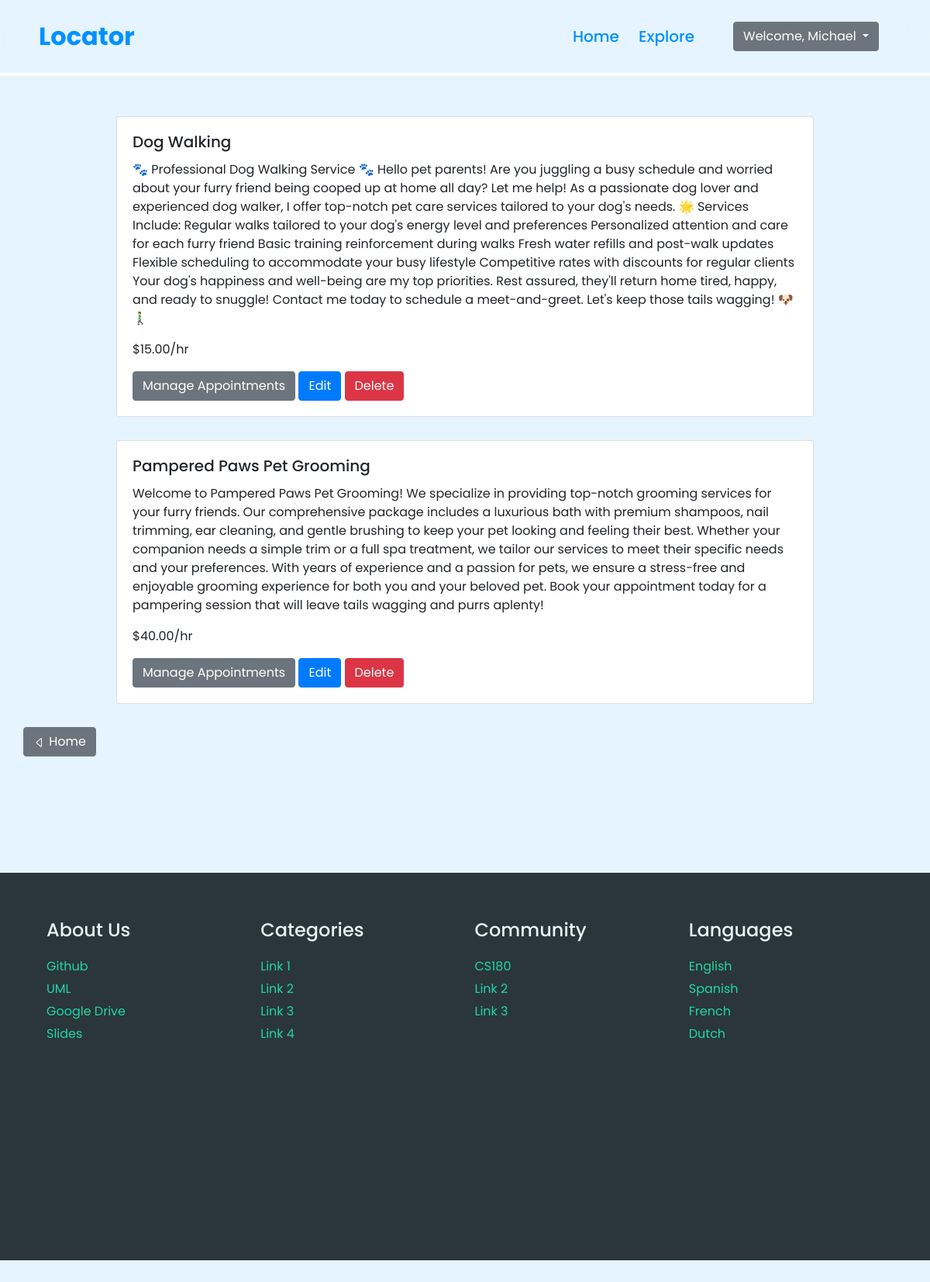
Page /services/ (signed in) on the committed database.
### posting_service/models.py (models this page shows)
class Service(models.Model):
  ServiceID = models.CharField(max_length=8, default=generate_unique_code, unique=True)
  freelancer = models.ForeignKey(User, on_delete=models.CASCADE, null=True, blank=True)
  serviceName = models.CharField(max_length=250)
  description = models.TextField()
  price = models.DecimalField(max_digits=10, decimal_places=2)
  credentials = models.FileField(upload_to='documents/', null=True, blank=True)
  category = models.CharField(max_length=40, choices=[('EDUCATION', 'Education'), ('PERSONAL CARE AND GROOMING', 'Personal Care and Grooming'), ('CLEANING AND JANITORIAL', 'Cleaning and Janitorial'), ('CONSTRUCTION AND RENOVATION', 'Construction and Renovation'), ('LANDSCAPING AND GARDENING', 'Landscaping and Gardening'), ('CHILD AND PET CARE', 'Child and Pet Care'), ('TECHNOLOGY AND CREATIVE ARTS', 'Technology and Creative Arts'), ('OTHER', 'Other')], null=True, blank=True)
  created_at = models.DateTimeField(auto_now_add=True)

### posting_service/views.py (the view)
# urls.py: path('services/', ManageServicesView, name="manage_services"),
@login_required
def ManageServicesView(request):
    services = Service.objects.filter(freelancer=request.user).order_by('created_at')
    return render(request, 'manage_services.html', {'services': services})

### posting_service/templates/manage_services.html (shortened to what this page needs)
{% extends "base.html" %}
{% load static %}
{% block content %}
  {% if services %}
      {% for service in services %}
        <div class="card w-75" style="margin-left: 50%; transform: translate(-50%);">
          <div class="card-body">
            <h5 class="card-title">{{ service.serviceName }}</h5>
            <p class="card-text">{{ service.description }}</p>
            <p class="card-text">${{ service.price }}/hr</p>
            <div>
                <a href="{% url 'posting_service:service_appointments' service.ServiceID %}" class="btn btn-secondary">Manage Appointments</a>
                <a href="{% url 'posting_service:edit_service' service.ServiceID %}" class="btn btn-primary">Edit</a>
                <button type="button" class="btn btn-danger delete-now" data-toggle="modal" data-target="#staticBackdrop" data-service-name="{{ service.serviceName }}" data-service-id="{{ service.ServiceID }}">Delete</button>
            </div>
          </div>
        </div>
      {% endfor %}
  {% else %}
    <div class="alert alert-info" role="alert" style="width: 75%; margin-left: 50%; transform: translate(-50%);">
      There are no services available. Click <a href="{% url 'posting_service:create-service' %}">here</a> to create a service posting.
    </div>
  {% endif %}
  <a type="button" class="btn btn-secondary" href="{% url 'home' %}" style="margin-left: 30px;">
    <svg xmlns="http://www.w3.org/2000/svg" width="16" height="16" fill="currentColor" class="bi bi-caret-left" viewBox="0 0 16 16">
    <path d="M10 12.796V3.204L4.519 8zm-.659.753-5.48-4.796a1 1 0 0 1 0-1.506l5.48-4.796A1 1 0 0 1 11 3.204v9.592a1 1 0 0 1-1.659.753"></path></svg>
    Home
  </a>
{% endblock content %}

### frontend/templates/base.html (shortened to what this page needs)
{% load static %}
<html lang="en">
    <head>
        <link rel="stylesheet" href="https://cdnjs.cloudflare.com/ajax/libs/font-awesome/5.15.1/css/all.min.css">
        <link href="https://cdnjs.cloudflare.com/ajax/libs/font-awesome/4.7.0/css/font-awesome.min.css" rel="stylesheet">
        <link rel="stylesheet" href="https://cdn.jsdelivr.net/npm/bootstrap@4.6.2/dist/css/bootstrap.min.css">
        <link rel="stylesheet" href="{% static 'css/home.css' %}">
        <link rel="stylesheet" href="{% static 'css/proposal.css' %}">
        <link rel="stylesheet" href="{% static 'css/categories.css' %}">
        <link rel="stylesheet" href="{% static 'css/explore.css' %}">
        <link rel="stylesheet" href="{% static 'css/review.css' %}">
        <link rel="stylesheet" href="{% static 'css/appointment.css' %}">
    </head>
    <body>
        <header class="header">
            <a href="{% url 'home' %}" class="logo" id="header-item">Locator</a>
            <nav class="navbar">
                <a href="{% url 'home' %}" id="header-item">Home</a>
                <a href="{% url 'explore' %}" id="header-item">Explore</a>
                {% if user.is_authenticated %}
                    <div class="dropdown" style="margin-left: 50px;">
                        <button class="btn btn-secondary dropdown-toggle" type="button" data-toggle="dropdown" aria-expanded="false">
                            Welcome, {{ user.first_name|default:"User" }}
                        </button>
                    </div>
                {% endif %}
            </nav>
        </header>
        <main style="margin-top:150px; margin-bottom:150px;">
            {% block content %}
            {% endblock content %}
        </main>
        <footer id="footer">
            <div id="footersection">
              <div class="footer-column">
                <h4>About Us</h4>
                <ul>
                  <li><a href="#">Github</a></li>
                  <li><a href="#">UML</a></li>
                  <li><a href="#">Google Drive</a></li>
                  <li><a href="#">Slides</a></li>
                </ul>
              </div>
              <div class="footer-column">
                <h4>Categories</h4>
                <ul>
                  <li><a href="#">Link 1</a></li>
                  <li><a href="#">Link 2</a></li>
                  <li><a href="#">Link 3</a></li>
                  <li><a href="#">Link 4</a></li>
                </ul>
              </div>
              <div class="footer-column">
                <h4>Community</h4>
                <ul>
                  <li><a href="#">CS180</a></li>
                  <li><a href="#">Link 2</a></li>
                  <li><a href="#">Link 3</a></li>
                </ul>
              </div>
              <div class="footer-column">
                <h4>Languages</h4>
                <ul>
                  <li><a href="#">English</a></li>
                  <li><a href="#">Spanish</a></li>
                  <li><a href="#">French</a></li>
                  <li><a href="#">Dutch</a></li>
                </ul>
              </div>
            </div>
          </footer>
    </body>
</html>

### frontend/static/css/home.css (style rules this page uses)
:root { --primary: #0091ff; --primaryfade:#7dc7ff; --primaryveryfade: #e5f4ff; --secondary: #23d5ab; --secondaryfade:#73d5be; --fifth: #2A363B; }
* { margin:0; padding: 0; box-sizing:border-box; font-family: "Poppins", sans-serif; }
html, body { height:2500px; background: var(--primaryveryfade); }
#header-item { color: #0091ff; }
.header { position: absolute; top: 0; left: 0; width: 100%; padding: 20px 50px; background-color:transparent; display: flex; justify-content:space-between; align-items:center; z-index:5; border-bottom: 4px solid white; backdrop-filter:blur(20px); }
.logo { font-size: 32px; color: white; text-decoration:none; font-weight:700; }
.navbar a { position: relative; font-size:20px; color: #0091ff; font-weight:500; text-decoration:none; margin-left:25px; transition-duration: .3s; }
::placeholder { color:var(--primaryfade); }
#footer { background-color: var(--fifth); color: #fff; position: relative; bottom: 0; height:500px; width: 100%; padding: 60px 60px; }
#footersection { display: grid; grid-template-columns: repeat(4,1fr); column-gap:25px; row-gap: 100px; }
.footer-column h4 { color: var(--primaryveryfade); margin-bottom:20px; }
.footer-column ul { list-style: none; padding: 0; }
.footer-column li { margin-bottom: 5px; }
.footer-column a { color: var(--secondary); text-decoration: none; }

### rows in the picture
Service: serviceName "Dog Walking", description "🐾 Professional Dog Walking Service 🐾 Hello pet parents! Are you juggling a busy schedule and worried about your furry friend being cooped up at home all day? Let me help! As a passionate dog lover and experienced dog walker, I offer top-notch pet care services tailored to your dog's needs. 🌟 Services Include: Regular walks tailored to your dog's energy level and preferences Personalized attention and care for each furry friend Basic training reinforcement during walks Fresh water refills and post-walk updates Flexible scheduling to accommodate your busy lifestyle Competitive rates with discounts for regular clients Your dog's happiness and well-being are my top priorities. Rest assured,…", price "15.00"
Service: serviceName "Pampered Paws Pet Grooming", description "Welcome to Pampered Paws Pet Grooming! We specialize in providing top-notch grooming services for your furry friends. Our comprehensive package includes a luxurious bath with premium shampoos, nail trimming, ear cleaning, and gentle brushing to keep your pet looking and feeling their best. Whether your companion needs a simple trim or a full spa treatment, we tailor our services to meet their specific needs and your preferences. With years of experience and a passion for pets, we ensure a stress-free and enjoyable grooming experience for both you and your beloved pet. Book your appointment today for a pampering session that will leave tails wagging and purrs aplenty!", price "40.00"

### other values in the picture
{{ user.first_name|default:"User" }} "Michael"
